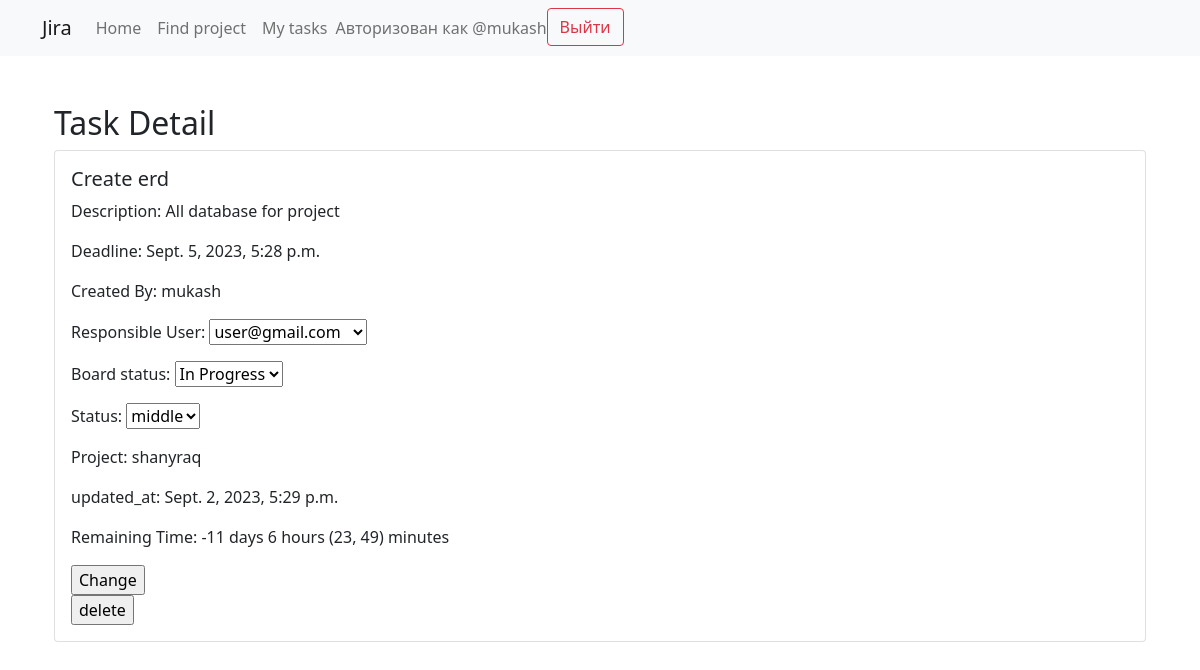
The page /jira/project/15/task/6/ (signed in) on the database as committed earlier.
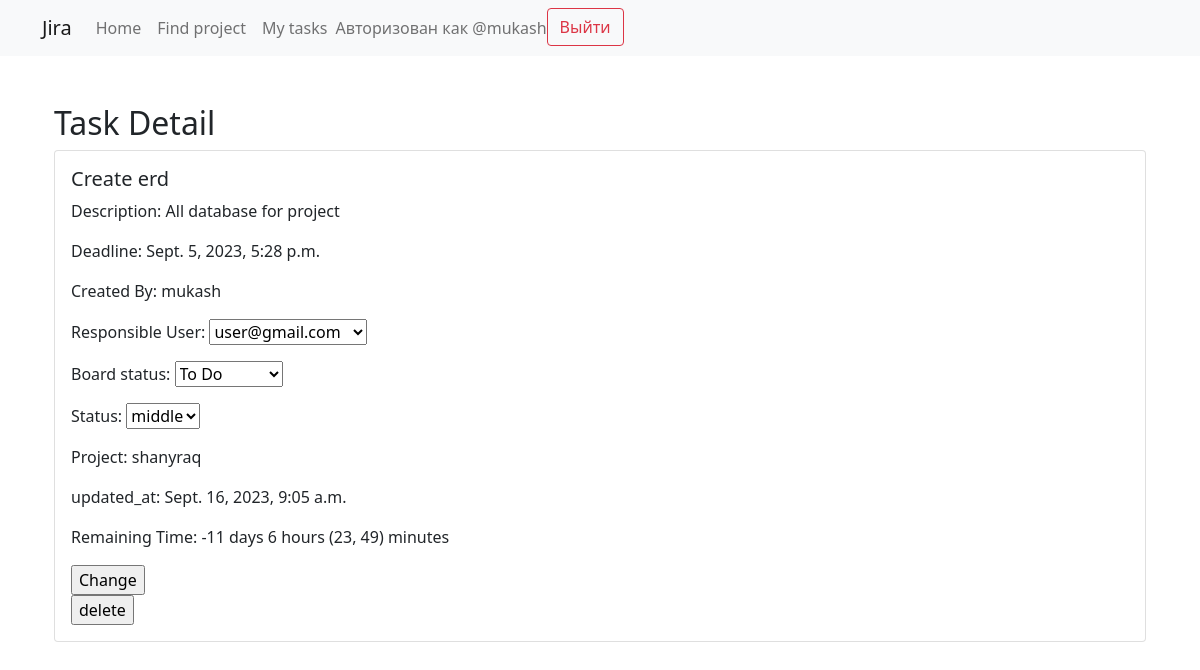
The same page on the database as committed later.
### jira/models.py (models this page shows, shortened)
class Task(models.Model):
    title = models.CharField(max_length=250)
    description = models.TextField()
    deadline = models.DateTimeField(default=timezone.now)
    created_at = models.DateTimeField(default=timezone.now)
    updated_at = models.DateTimeField(default=timezone.now)
    notes_id = models.ForeignKey(Notes, on_delete=models.CASCADE)
    created_by_id = models.ForeignKey(User, on_delete=models.CASCADE, related_name='created_tasks')
    responsible_id = models.ForeignKey(User, on_delete=models.CASCADE, related_name='responsible_tasks')
    status_id = models.ForeignKey(Status, on_delete=models.CASCADE)
    project_id = models.ForeignKey(Project, on_delete=models.CASCADE)

class Notes(models.Model):
    name = models.CharField(max_length=150)
    project_id = models.ForeignKey(Project, on_delete=models.CASCADE)

class Status(models.Model):
    name = models.CharField(max_length=150)

class Project(models.Model):
    author = models.ForeignKey(User, on_delete=models.CASCADE, null=True, related_name='projects_authored')
    title = models.CharField(max_length=150)
    created_at = models.DateTimeField(default=timezone.now)
    users = models.ManyToManyField(User, through="UserProject")

### jira/views.py (the view, shortened to what this page needs)
# urls.py: path('project/<int:project_id>/task/<int:task_id>/', views.TaskDetailView.as_view(), name="task_detail"),
class TaskDetailView(LoginRequiredMixin, View):
    login_url = "/login/"
    def get(self, request, project_id, task_id):
        task = get_object_or_404(Task, pk=task_id)
        project = get_object_or_404(Project, pk=project_id)
        notes = Notes.objects.filter(project_id=project).all()
        left_time = task.deadline - timezone.now()
        hours, remainder = divmod(left_time.seconds, 3600)
        minutes = divmod(remainder, 60)
        status = Status.objects.all()
        left_time = task.deadline - timezone.now()
        members = User.objects.filter(userproject__project_id=project_id, userproject__is_approved=True).all()
        if isUser(user=request.user, project=project):
            context = {"task": task,
                       "statuses": status,
                       "members": members,
                       "project": project,
                       "notes": notes,
                       "left_time_days": left_time.days,
                       "left_time_hours": hours,
                       "left_time_minutes": minutes,
                       }
            return render(request, "jira/task/detail.html", context)
        else:
            return HttpResponseForbidden("You are not authorized to view this task.")

### jira/views.py (called while the page is built)
def isUser(user: User, project: Project):
    member = UserProject.objects.filter(user_id=user, project_id=project).all()
    if member:
        return True
    return False

### jira/templates/jira/task/detail.html (shortened to what this page needs)
{% extends "jira/base.html" %}
{% block main %}
<div class="container mt-5">
    <h2>Task Detail</h2>
    <div class="card">
        <div class="card-body">
            <h5 class="card-title">{{ task.title }}</h5>
            <p class="card-text">Description: {{ task.description }}</p>
            <p class="card-text">Deadline: {{ task.deadline }}</p>
            <p class="card-text">Created By: {{ task.created_by_id.username }}</p>
            <form action="{% url 'jira:task_detail' project_id=task.project_id.id task_id=task.id %}" method="post">
                <p class="card-text">
                    Responsible User:
                    <select name="responsible_user">
                        <option  value="{{ task.responsible_id.id }}" >{{task.responsible_id}}</option>
                    </select>
                </p>
                <p class="card-text">
                    Board status:
                    <select name="note">
                        <option  value="{{ task.notes_id.id }}" >{{task.notes_id.name}}</option>
                    </select>
                </p>
                <p class="card-text">
                    Status:
                    <select name="status">
                        <option value="{{ task.status_id.id }}">{{task.status_id.name}}</option>
                    </select>
                </p>
                <p class="card-text">Project: {{ task.project_id.title }}</p>
                <p class="card-text">updated_at: {{ task.updated_at }}</p>
                <p class="card-text">
                    Remaining Time: {{ left_time_days }} days {{ left_time_hours }} hours {{ left_time_minutes }} minutes
                </p>
                <input type="submit" value="Change">
            </form>
            {% if task.created_by_id == user %}
            <form action="{% url 'jira:task_delete' project_id=project.id task_id=task.id %}" method="post">
                <input type="submit" value="delete">
            </form>
            {% endif %}
        </div>
    </div>
</div>
{% endblock %}

Rows that differ between the two databases and show on the page:
changed Task "Create erd": note "In Progress" → "To Do"; updated_at "Sept. 2, 2023, 5:29 p.m." → "Sept. 16, 2023, 9:05 a.m."
